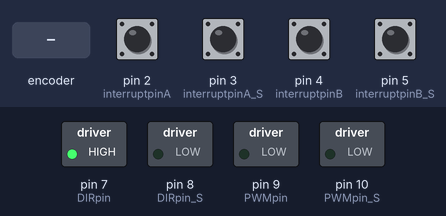
Bench run of a sketch on a simulated Arduino Uno, built with avr-gcc and run on an emulated ATmega328P. On the bench: switched loads named in the sketch (green lamp = pin HIGH). Inputs (shaded band) come from the test bench; at power-on: pin 2 (interruptpinA), pin 3 (interruptpinA_S), pin 4 (interruptpinB), pin 5 (interruptpinB_S) HIGH.

Above: at 1.2 s.
1.3 s: rotary encoder on pin 2 (interruptpinA) / pin 4 (interruptpinB) turned 1 step (first pin leading)
At 2.5 s:
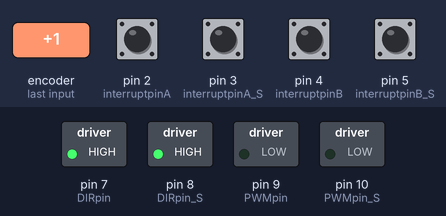
3.0 s: pin 3 (interruptpinA_S) pulled LOW for 0.15 s
At 3.9 s:
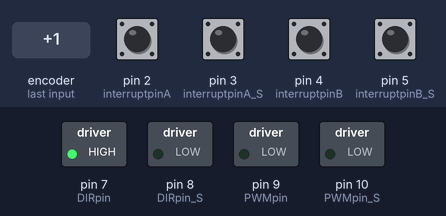
Timing chart, 0 to 6.0 s (numbered marks = the images above; inputs shaded):
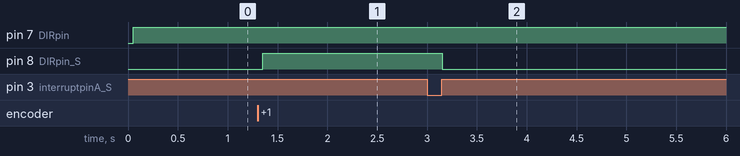

The sketch:

PID_MODIFICATION_withbreak_syncronization.ino
```cpp
#define pitch      5.0
#define pitch_S    5.0
#define max_vel    10.0
#define max_accel  5.0
#define ConsStep   0.5
#include <math.h>


float CurrentVelocity  = 0.0 ;

float accel_step = 0.0 ;
float accel_step_sample_1 = 0.0 ;

volatile long count = 0 ;
long count_prev = 0 ;
//////////////////////////////////////////
//for motor 1
float KP = 4.0 ;
float KI = 0.09 ;
float KD = 0.050;
/////////////////////////////////////////
//for motor 2
float KP_S = 4.0 ;
float KI_S = 0.09 ;
float KD_S = 0.050;
////////////////////////////////////////////
//for motor 1
volatile float EncoderCount = 0.0 ;
volatile long EncoderCount_prev = 0.0 ;
const float Pulses = 600.0;
//////////////////////////////////////////////
//for motor 2
volatile float EncoderCount_S = 0.0 ;
volatile long EncoderCount_prev_S = 0.0 ;
const float Pulses_S = 600.0;
///////////////////////////////////////////////
//for motor 1
const byte interruptpinA =  2 ;
const byte interruptpinB =  4 ;
///////////////////////////////////////////////
//for motor 2
const byte interruptpinA_S =  3 ;
const byte interruptpinB_S =  5 ;
//////////////////////////////////////////////
//for motor 1
const byte PWMpin =        9;
const byte DIRpin =        7 ;
//////////////////////////////////////////////
// for motor 2
const byte PWMpin_S =        10;
const byte DIRpin_S =        8 ;
///////////////////////////////////////////////
const float Vmax =              12.0 ;

////////////////////////////////////////////
//for motor 1 , 2
float X , X_S =                      0.0 ;
float X_prev , X_prev_S =           -1.0 ;
///////////////////////////////////////////

float er, er_S , er_prev, er_prev_S , inter , inter_S , inter_prev, inter_prev_S = 0.0;

long t ;
long t_prev = 0;
long t_start = 0 ;


void setup() {
  Serial.begin(9600);

  pinMode(interruptpinA , INPUT_PULLUP);
  pinMode(interruptpinB , INPUT_PULLUP);

  pinMode(interruptpinA_S , INPUT_PULLUP);
  pinMode(interruptpinB_S , INPUT_PULLUP);

  pinMode(DIRpin , OUTPUT);
  pinMode(DIRpin_S , OUTPUT);

  attachInterrupt(digitalPinToInterrupt(interruptpinA)    , ISR_interruptA , RISING);
  attachInterrupt(digitalPinToInterrupt(interruptpinA_S) , ISR_interruptA_S , RISING);

  cli();
  TCCR1A = 0;
  TCCR1B = 0;
  TCNT1 = 0;
  OCR1A = 12499;  // every 50 ms
  TCCR1B |= (1 << WGM12) ;
  TCCR1B |= (1 << CS11 | 1 << CS10) ;
  TIMSK1  |= (1 << OCIE1A) ;
  sei();


}

void loop() {

  static float X_T = 30.0;
  t = millis();

  Init();


  Move(X_T);

  X = ((float)((EncoderCount) / Pulses)) * pitch; // position = revolutions * pitch
  //Serial.println(X);
  // delay(2000);
  X = ((float)((EncoderCount) / Pulses)) * pitch; // position = revolutions * pitch
  //Serial.println(X);


}


////////////////////////////////////////////////


void Init() {


  count = 1 ;
  count_prev = 0 ;
  X_prev = -1.0 ;
  X_prev_S = -1.0 ;

  er = 0.0 ;
  er_prev  = 0.0;

  er_S = 0.0 ;
  er_prev_S  = 0.0;

  inter = 0.0 ;
  inter_prev = 0.0;

  inter_S = 0.0 ;
  inter_prev_S = 0.0;

  X = 0.0   ;
  t_prev = t;

  EncoderCount = 0;
  EncoderCount_S = 0;

  accel_step_sample_1 = 0.0 ;
  accel_step = 0.0;
}
//////////////////////////////////////////////
void Move(float X_T) {

  static float X_D = 0.0 ;

  X = (float(EncoderCount) / Pulses) * pitch; // position = revolutions * pitch
  X_S = (float(EncoderCount_S) / Pulses_S) * pitch_S; // position = revolutions * pitch
  er_S = X  - X_S ;
  while (fabs(X - X_T) >= 0.05  ||  fabs(er_S) >= 0.05 )  {
    X = ((float)((EncoderCount) / Pulses)) * pitch;
    X_S = (float(EncoderCount_S) / Pulses_S) * pitch_S; // position = revolutions * pitch
    er_S = X  - X_S ;
    while (fabs(X - X_T) >= 0.05  ||  fabs(er_S) >= 0.05  )   {
      X = ((float)((EncoderCount) / Pulses)) * pitch;
      X_S = (float(EncoderCount_S) / Pulses_S) * pitch_S; // position = revolutions * pitch
      er_S = X  - X_S ;
      while (fabs(X - X_T) >= 0.05  ||  fabs(er_S) >= 0.05) {


        if (count > count_prev) {


          X = ((float)((EncoderCount) / Pulses)) * pitch; // position = revolutions * pitch
          X_prev = X ;
          X_S = ((float)((EncoderCount_S) / Pulses_S)) * pitch_S; // position = revolutions * pitch
          X_prev_S = X_S ;

          //CurrentVelocity = ((X - X_prev) / (t - t_prev)) / 1000.0;

          if (X <= 10.0 ) {

            X_D = X + accel_step  ;
            accel_step += 0.015;
            accel_step_sample_1 = accel_step ;
          }


          else if (X > 10.0 && (X < (X_T - 10.0) )  ) {

            X_D = (X + accel_step_sample_1)  ;
            //Serial.print( X);
            // Serial.print( " ");
            /* Serial.println( count-count_sample_1);
              Serial.print( " ");*/

          }

          else if ((X >= X_T - 10.0) && (X_D <= X_T) ) {

            X_D = X + 0.3 ;
            if ( accel_step_sample_1 > 0) {
              accel_step_sample_1 -= 0.015 ;
            }

            if (accel_step_sample_1 < 0) {

              accel_step_sample_1 = 0.01;

            }
            X_D = X + accel_step_sample_1 ;

          }


          if (X >= X_T ) {
            X_D = X_T ;
          }

          // Serial.print(X_D);
          //Serial.print(" ");
          PID_Calculate(X_D);

          if (count > 10000  ) {

            break;
          }
          count_prev = count ;
        }

      }


      MotorDriver(0 , 0, Vmax);

      delay(100) ;
      MotorDriver(0 , 0, Vmax);

      if (count > 10000  ) {

        break;

      }

    }

    MotorDriver(0 , 0, Vmax);
    delay(100) ;
    MotorDriver(0 , 0, Vmax);
    if (count > 10000  ) {
      break;
    }

    if (fabs(X - X_T) <= 0.05) {
      MotorDriver(0 , 0, Vmax);
    }
  }
  MotorDriver(0 , 0, Vmax);
}

///////////////////////////////////////////////////

void PID_Calculate(float X_D) {

  t = millis();
  float dt = (t - t_prev) ;
  t_prev = t ;
  er = (X_D - X);
  er_S = X - X_S ;
  //inter = inter + (dt * er_prev) ;
  inter = inter_prev + ((float)(dt) * (er - er_prev) / 2.0);
  inter_S = inter_prev_S + ((float)(dt) * (er_S - er_prev_S) / 2.0);

  float V = KP * er + KI * inter + (KD * (er - er_prev) / dt) ;
  float V_S = KP_S * er_S + KI_S * inter_S + (KD_S * (er_S - er_prev_S) / dt) ;


  inter_prev = inter ;
  inter_prev_S = inter_S ;

  er_prev = er;
  er_prev_S = er_S;

  if (V > Vmax ) {
    V = Vmax;
    inter = inter_prev;

  }

  if (V_S > Vmax ) {
    V_S = Vmax;
    inter_S = inter_prev_S;

  }

  if (V < -Vmax) {
    V = -Vmax ;
    inter = inter_prev;
  }

  if (V_S < -Vmax) {
    V_S = -Vmax ;
    inter_S = inter_prev_S;
  }

  t_prev = t ;
  MotorDriver (V , V_S ,  Vmax);


}


/////////////////////////////////////////////////////////////////////////////////
void MotorDriver (float V , float V_S , float Vmax) {

  static int PWMval = int(255 * (fabs(V) / Vmax));
  static int PWMval_S = int(255 * (fabs(V_S) / Vmax));

  if (PWMval > 255) {
    PWMval = 255;

  }

  if (PWMval_S > 255) {
    PWMval_S = 255;

  }


  /* if (PWMval < 30 && er != 0.0 && V != 0.0) {
     PWMval = 30;

    }*/

  if (V > 0) {

    digitalWrite(DIRpin , HIGH);

  }

  else if (V < 0) {
    digitalWrite(DIRpin , LOW);

  }

  else {
    analogWrite(PWMpin , 0);

  }


  if (V_S > 0) {

    digitalWrite(DIRpin_S , HIGH);

  }
  else if (V_S < 0) {
    digitalWrite(DIRpin_S , LOW);

  }

  else {
    analogWrite(PWMpin_S , 0);

  }


  analogWrite(PWMpin , PWMval);

  analogWrite(PWMpin_S , PWMval_S);


  // Serial.print(X);
  //Serial.println(" ");

}


/////////////////////////////////////////////////////////////////////////////////////
ISR(TIMER1_COMPA_vect) {

  count++;

}


//////////////////////////////////////////////////////////////////////////////////////

void ISR_interruptA() {

  bool pinB = digitalRead(interruptpinB);
  bool pinA = digitalRead(interruptpinA);

  if (pinB == LOW) {

    EncoderCount++ ;

  }

  else if (pinB == HIGH) {
    EncoderCount--;
  }

}

void ISR_interruptA_S() {

  bool pinB_S = digitalRead(interruptpinB_S);
  bool pinA_S = digitalRead(interruptpinA_S);

  if (pinB_S == LOW) {

    EncoderCount++ ;

  }

  else if (pinB_S == HIGH) {
    EncoderCount--;
  }

}
```

Measured:
- after the input at 1.3 s, pin 8 (DIRpin_S): LOW → HIGH after 0.05 s
- after the input at 3.0 s, pin 8 (DIRpin_S): HIGH → LOW after 0.15 s
